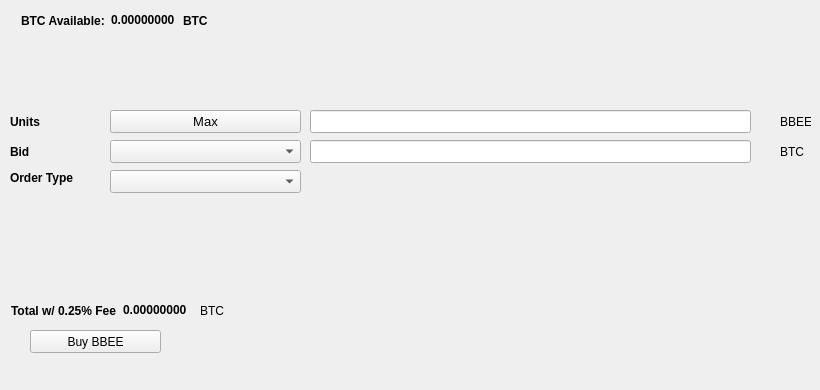
   <widget class="QWidget" name="BuyTab">
    <attribute name="title">
     <string>Buy</string>
    </attribute>
    <widget class="QPushButton" name="BuyBBEE">
     <property name="geometry">
      <rect>
       <x>30</x>
       <y>330</y>
       <width>131</width>
       <height>23</height>
      </rect>
     </property>
     <property name="text">
      <string>Buy BBEE</string>
     </property>
     <property name="icon">
      <iconset resource="../bbee.qrc">
       <normaloff>:/icons/bitcoin</normaloff>:/icons/bitcoin</iconset>
     </property>
    </widget>
    <widget class="QLabel" name="label_3">
     <property name="geometry">
      <rect>
       <x>10</x>
       <y>110</y>
       <width>46</width>
       <height>23</height>
      </rect>
     </property>
     <property name="font">
      <font>
       <weight>75</weight>
       <bold>true</bold>
      </font>
     </property>
     <property name="text">
      <string>Units</string>
     </property>
    </widget>
    <widget class="QLineEdit" name="UnitsInput">
     <property name="geometry">
      <rect>
       <x>310</x>
       <y>110</y>
       <width>441</width>
       <height>23</height>
      </rect>
     </property>
     <property name="font">
      <font>
       <pointsize>9</pointsize>
       <weight>75</weight>
       <bold>true</bold>
      </font>
     </property>
    </widget>
    <widget class="QLineEdit" name="BuyBidPriceEdit">
     <property name="geometry">
      <rect>
       <x>310</x>
       <y>140</y>
       <width>441</width>
       <height>23</height>
      </rect>
     </property>
     <property name="font">
      <font>
       <pointsize>9</pointsize>
       <weight>75</weight>
       <bold>true</bold>
      </font>
     </property>
    </widget>
    <widget class="QLabel" name="label_4">
     <property name="geometry">
      <rect>
       <x>780</x>
       <y>110</y>
       <width>31</width>
       <height>23</height>
      </rect>
     </property>
     <property name="text">
      <string>BBEE</string>
     </property>
    </widget>
    <widget class="QLabel" name="label_5">
     <property name="geometry">
      <rect>
       <x>780</x>
       <y>140</y>
       <width>31</width>
       <height>23</height>
      </rect>
     </property>
     <property name="text">
      <string>BTC</string>
     </property>
    </widget>
    <widget class="QLabel" name="label_6">
     <property name="geometry">
      <rect>
       <x>10</x>
       <y>140</y>
       <width>46</width>
       <height>23</height>
      </rect>
     </property>
     <property name="font">
      <font>
       <weight>75</weight>
       <bold>true</bold>
      </font>
     </property>
     <property name="text">
      <string>Bid</string>
     </property>
    </widget>
    <widget class="QLabel" name="label_7">
     <property name="geometry">
      <rect>
       <x>10</x>
       <y>170</y>
       <width>91</width>
       <height>16</height>
      </rect>
     </property>
     <property name="font">
      <font>
       <weight>75</weight>
       <bold>true</bold>
      </font>
     </property>
     <property name="text">
      <string>Order Type</string>
     </property>
    </widget>
    <widget class="QPushButton" name="Buy_Max_Amount">
     <property name="geometry">
      <rect>
       <x>110</x>
       <y>110</y>
       <width>191</width>
       <height>23</height>
      </rect>
     </property>
     <property name="font">
      <font>
       <pointsize>10</pointsize>
      </font>
     </property>
     <property name="text">
      <string>Max</string>
     </property>
    </widget>
    <widget class="QComboBox" name="BuyBidcomboBox">
     <property name="geometry">
      <rect>
       <x>110</x>
       <y>140</y>
       <width>191</width>
       <height>23</height>
      </rect>
     </property>
     <property name="font">
      <font>
       <pointsize>10</pointsize>
      </font>
     </property>
    </widget>
    <widget class="QComboBox" name="buyOrdertypeCombo">
     <property name="geometry">
      <rect>
       <x>110</x>
       <y>170</y>
       <width>191</width>
       <height>23</height>
      </rect>
     </property>
     <property name="font">
      <font>
       <pointsize>10</pointsize>
      </font>
     </property>
    </widget>
    <widget class="QWidget" name="layoutWidget1">
     <property name="geometry">
      <rect>
       <x>21</x>
       <y>11</y>
       <width>227</width>
       <height>19</height>
      </rect>
     </property>
     <layout class="QHBoxLayout" name="horizontalLayout_3">
      <item>
       <widget class="QLabel" name="label232">
        <property name="font">
         <font>
          <weight>75</weight>
          <bold>true</bold>
         </font>
        </property>
        <property name="text">
         <string>BTC Available:</string>
        </property>
       </widget>
      </item>
      <item>
       <widget class="QLabel" name="BtcAvailableLbl">
        <property name="palette">
         <palette>
          <active>
           <colorrole role="WindowText">
            <brush brushstyle="SolidPattern">
             <color alpha="255">
              <red>0</red>
              <green>0</green>
              <blue>0</blue>
             </color>
            </brush>
           </colorrole>
           <colorrole role="Button">
            <brush brushstyle="SolidPattern">
             <color alpha="255">
              <red>0</red>
              <green>170</green>
              <blue>0</blue>
             </color>
            </brush>
           </colorrole>
           <colorrole role="Light">
            <brush brushstyle="SolidPattern">
             <color alpha="255">
              <red>0</red>
              <green>255</green>
              <blue>0</blue>
             </color>
            </brush>
           </colorrole>
           <colorrole role="Midlight">
            <brush brushstyle="SolidPattern">
             <color alpha="255">
              <red>0</red>
              <green>212</green>
              <blue>0</blue>
             </color>
            </brush>
           </colorrole>
           <colorrole role="Dark">
            <brush brushstyle="SolidPattern">
             <color alpha="255">
              <red>0</red>
              <green>85</green>
              <blue>0</blue>
             </color>
            </brush>
           </colorrole>
           <colorrole role="Mid">
            <brush brushstyle="SolidPattern">
             <color alpha="255">
              <red>0</red>
              <green>113</green>
              <blue>0</blue>
             </color>
            </brush>
           </colorrole>
           <colorrole role="Text">
            <brush brushstyle="SolidPattern">
             <color alpha="255">
              <red>0</red>
              <green>170</green>
              <blue>0</blue>
             </color>
            </brush>
           </colorrole>
           <colorrole role="BrightText">
            <brush brushstyle="SolidPattern">
             <color alpha="255">
              <red>255</red>
              <green>255</green>
              <blue>255</blue>
             </color>
            </brush>
           </colorrole>
           <colorrole role="ButtonText">
            <brush brushstyle="SolidPattern">
             <color alpha="255">
              <red>0</red>
              <green>0</green>
              <blue>0</blue>
             </color>
            </brush>
           </colorrole>
           <colorrole role="Base">
            <brush brushstyle="SolidPattern">
             <color alpha="255">
              <red>255</red>
              <green>255</green>
              <blue>255</blue>
             </color>
            </brush>
           </colorrole>
           <colorrole role="Window">
            <brush brushstyle="SolidPattern">
             <color alpha="255">
              <red>0</red>
              <green>170</green>
              <blue>0</blue>
             </color>
            </brush>
           </colorrole>
           <colorrole role="Shadow">
            <brush brushstyle="SolidPattern">
             <color alpha="255">
              <red>0</red>
              <green>0</green>
              <blue>0</blue>
             </color>
            </brush>
           </colorrole>
           <colorrole role="AlternateBase">
            <brush brushstyle="SolidPattern">
             <color alpha="255">
              <red>127</red>
              <green>212</green>
              <blue>127</blue>
             </color>
            </brush>
           </colorrole>
           <colorrole role="ToolTipBase">
            <brush brushstyle="SolidPattern">
             <color alpha="255">
              <red>255</red>
              <green>255</green>
              <blue>220</blue>
             </color>
            </brush>
           </colorrole>
           <colorrole role="ToolTipText">
            <brush brushstyle="SolidPattern">
             <color alpha="255">
              <red>0</red>
              <green>0</green>
              <blue>0</blue>
             </color>
            </brush>
           </colorrole>
          </active>
          <inactive>
           <colorrole role="WindowText">
            <brush brushstyle="SolidPattern">
             <color alpha="255">
              <red>0</red>
              <green>0</green>
              <blue>0</blue>
             </color>
            </brush>
           </colorrole>
           <colorrole role="Button">
            <brush brushstyle="SolidPattern">
             <color alpha="255">
              <red>0</red>
              <green>170</green>
              <blue>0</blue>
             </color>
            </brush>
           </colorrole>
           <colorrole role="Light">
            <brush brushstyle="SolidPattern">
             <color alpha="255">
              <red>0</red>
              <green>255</green>
              <blue>0</blue>
             </color>
            </brush>
           </colorrole>
           <colorrole role="Midlight">
            <brush brushstyle="SolidPattern">
             <color alpha="255">
              <red>0</red>
              <green>212</green>
              <blue>0</blue>
             </color>
            </brush>
           </colorrole>
           <colorrole role="Dark">
            <brush brushstyle="SolidPattern">
             <color alpha="255">
              <red>0</red>
              <green>85</green>
              <blue>0</blue>
             </color>
            </brush>
           </colorrole>
           <colorrole role="Mid">
            <brush brushstyle="SolidPattern">
             <color alpha="255">
              <red>0</red>
              <green>113</green>
              <blue>0</blue>
             </color>
            </brush>
           </colorrole>
           <colorrole role="Text">
            <brush brushstyle="SolidPattern">
             <color alpha="255">
              <red>0</red>
              <green>170</green>
              <blue>0</blue>
             </color>
            </brush>
           </colorrole>
           <colorrole role="BrightText">
            <brush brushstyle="SolidPattern">
             <color alpha="255">
              <red>255</red>
              <green>255</green>
              <blue>255</blue>
             </color>
            </brush>
           </colorrole>
           <colorrole role="ButtonText">
            <brush brushstyle="SolidPattern">
             <color alpha="255">
              <red>0</red>
              <green>0</green>
              <blue>0</blue>
             </color>
            </brush>
           </colorrole>
           <colorrole role="Base">
            <brush brushstyle="SolidPattern">
             <color alpha="255">
              <red>255</red>
              <green>255</green>
              <blue>255</blue>
             </color>
            </brush>
           </colorrole>
           <colorrole role="Window">
            <brush brushstyle="SolidPattern">
             <color alpha="255">
              <red>0</red>
              <green>170</green>
              <blue>0</blue>
             </color>
            </brush>
           </colorrole>
           <colorrole role="Shadow">
            <brush brushstyle="SolidPattern">
             <color alpha="255">
              <red>0</red>
              <green>0</green>
              <blue>0</blue>
             </color>
            </brush>
           </colorrole>
           <colorrole role="AlternateBase">
            <brush brushstyle="SolidPattern">
             <color alpha="255">
              <red>127</red>
              <green>212</green>
              <blue>127</blue>
             </color>
            </brush>
           </colorrole>
           <colorrole role="ToolTipBase">
            <brush brushstyle="SolidPattern">
             <color alpha="255">
              <red>255</red>
              <green>255</green>
              <blue>220</blue>
             </color>
            </brush>
           </colorrole>
           <colorrole role="ToolTipText">
            <brush brushstyle="SolidPattern">
             <color alpha="255">
              <red>0</red>
              <green>0</green>
              <blue>0</blue>
             </color>
            </brush>
           </colorrole>
          </inactive>
          <disabled>
           <colorrole role="WindowText">
            <brush brushstyle="SolidPattern">
             <color alpha="255">
              <red>0</red>
              <green>85</green>
              <blue>0</blue>
             </color>
            </brush>
           </colorrole>
           <colorrole role="Button">
            <brush brushstyle="SolidPattern">
             <color alpha="255">
              <red>0</red>
              <green>170</green>
              <blue>0</blue>
             </color>
            </brush>
           </colorrole>
           <colorrole role="Light">
            <brush brushstyle="SolidPattern">
             <color alpha="255">
              <red>0</red>
              <green>255</green>
              <blue>0</blue>
             </color>
            </brush>
           </colorrole>
           <colorrole role="Midlight">
            <brush brushstyle="SolidPattern">
             <color alpha="255">
              <red>0</red>
              <green>212</green>
              <blue>0</blue>
             </color>
            </brush>
           </colorrole>
           <colorrole role="Dark">
            <brush brushstyle="SolidPattern">
             <color alpha="255">
              <red>0</red>
              <green>85</green>
              <blue>0</blue>
             </color>
            </brush>
           </colorrole>
           <colorrole role="Mid">
            <brush brushstyle="SolidPattern">
             <color alpha="255">
              <red>0</red>
              <green>113</green>
              <blue>0</blue>
             </color>
            </brush>
           </colorrole>
           <colorrole role="Text">
            <brush brushstyle="SolidPattern">
             <color alpha="255">
              <red>0</red>
              <green>85</green>
              <blue>0</blue>
             </color>
            </brush>
           </colorrole>
           <colorrole role="BrightText">
            <brush brushstyle="SolidPattern">
             <color alpha="255">
              <red>255</red>
              <green>255</green>
              <blue>255</blue>
             </color>
            </brush>
           </colorrole>
           <colorrole role="ButtonText">
            <brush brushstyle="SolidPattern">
             <color alpha="255">
              <red>0</red>
              <green>85</green>
              <blue>0</blue>
             </color>
            </brush>
           </colorrole>
           <colorrole role="Base">
            <brush brushstyle="SolidPattern">
             <color alpha="255">
              <red>0</red>
              <green>170</green>
              <blue>0</blue>
             </color>
            </brush>
           </colorrole>
           <colorrole role="Window">
            <brush brushstyle="SolidPattern">
             <color alpha="255">
              <red>0</red>
              <green>170</green>
              <blue>0</blue>
             </color>
            </brush>
           </colorrole>
           <colorrole role="Shadow">
            <brush brushstyle="SolidPattern">
             <color alpha="255">
              <red>0</red>
              <green>0</green>
              <blue>0</blue>
             </color>
            </brush>
           </colorrole>
           <colorrole role="AlternateBase">
            <brush brushstyle="SolidPattern">
             <color alpha="255">
              <red>0</red>
              <green>170</green>
              <blue>0</blue>
             </color>
            </brush>
           </colorrole>
           <colorrole role="ToolTipBase">
            <brush brushstyle="SolidPattern">
             <color alpha="255">
              <red>255</red>
              <green>255</green>
              <blue>220</blue>
             </color>
            </brush>
           </colorrole>
           <colorrole role="ToolTipText">
            <brush brushstyle="SolidPattern">
             <color alpha="255">
              <red>0</red>
              <green>0</green>
              <blue>0</blue>
             </color>
            </brush>
           </colorrole>
          </disabled>
         </palette>
        </property>
        <property name="font">
         <font>
          <weight>75</weight>
          <bold>true</bold>
         </font>
        </property>
        <property name="text">
         <string>0.00000000</string>
        </property>
        <property name="textInteractionFlags">
         <set>Qt::LinksAccessibleByMouse|Qt::TextSelectableByKeyboard|Qt::TextSelectableByMouse</set>
        </property>
       </widget>
      </item>
      <item>
       <widget class="QLabel" name="BtcAvailableLbl_2">
        <property name="font">
         <font>
          <weight>75</weight>
          <bold>true</bold>
         </font>
        </property>
        <property name="text">
         <string>BTC</string>
        </property>
       </widget>
      </item>
     </layout>
    </widget>
    <widget class="QWidget" name="layoutWidge2">
     <property name="geometry">
      <rect>
       <x>11</x>
       <y>301</y>
       <width>259</width>
       <height>19</height>
      </rect>
     </property>
     <layout class="QHBoxLayout" name="horizontalLayout_4">
      <item>
       <widget class="QLabel" name="label_9">
        <property name="font">
         <font>
          <weight>75</weight>
          <bold>true</bold>
         </font>
        </property>
        <property name="text">
         <string>Total w/ 0.25% Fee</string>
        </property>
       </widget>
      </item>
      <item>
       <widget class="QLabel" name="BuyCostLabel">
        <property name="palette">
         <palette>
          <active>
           <colorrole role="WindowText">
            <brush brushstyle="SolidPattern">
             <color alpha="255">
              <red>0</red>
              <green>0</green>
              <blue>0</blue>
             </color>
            </brush>
           </colorrole>
           <colorrole role="Button">
            <brush brushstyle="SolidPattern">
             <color alpha="255">
              <red>0</red>
              <green>170</green>
              <blue>0</blue>
             </color>
            </brush>
           </colorrole>
           <colorrole role="Light">
            <brush brushstyle="SolidPattern">
             <color alpha="255">
              <red>0</red>
              <green>255</green>
              <blue>0</blue>
             </color>
            </brush>
           </colorrole>
           <colorrole role="Midlight">
            <brush brushstyle="SolidPattern">
             <color alpha="255">
              <red>0</red>
              <green>212</green>
              <blue>0</blue>
             </color>
            </brush>
           </colorrole>
           <colorrole role="Dark">
            <brush brushstyle="SolidPattern">
             <color alpha="255">
              <red>0</red>
              <green>85</green>
              <blue>0</blue>
             </color>
            </brush>
           </colorrole>
           <colorrole role="Mid">
            <brush brushstyle="SolidPattern">
             <color alpha="255">
              <red>0</red>
              <green>113</green>
              <blue>0</blue>
             </color>
            </brush>
           </colorrole>
           <colorrole role="Text">
            <brush brushstyle="SolidPattern">
             <color alpha="255">
              <red>0</red>
              <green>170</green>
              <blue>0</blue>
             </color>
            </brush>
           </colorrole>
           <colorrole role="BrightText">
            <brush brushstyle="SolidPattern">
             <color alpha="255">
              <red>255</red>
              <green>255</green>
              <blue>255</blue>
             </color>
            </brush>
           </colorrole>
           <colorrole role="ButtonText">
            <brush brushstyle="SolidPattern">
             <color alpha="255">
              <red>0</red>
              <green>0</green>
              <blue>0</blue>
             </color>
            </brush>
           </colorrole>
           <colorrole role="Base">
            <brush brushstyle="SolidPattern">
             <color alpha="255">
              <red>255</red>
              <green>255</green>
              <blue>255</blue>
             </color>
            </brush>
           </colorrole>
           <colorrole role="Window">
            <brush brushstyle="SolidPattern">
             <color alpha="255">
              <red>0</red>
              <green>170</green>
              <blue>0</blue>
             </color>
            </brush>
           </colorrole>
           <colorrole role="Shadow">
            <brush brushstyle="SolidPattern">
             <color alpha="255">
              <red>0</red>
              <green>0</green>
              <blue>0</blue>
             </color>
            </brush>
           </colorrole>
           <colorrole role="AlternateBase">
            <brush brushstyle="SolidPattern">
             <color alpha="255">
              <red>127</red>
              <green>212</green>
              <blue>127</blue>
             </color>
            </brush>
           </colorrole>
           <colorrole role="ToolTipBase">
            <brush brushstyle="SolidPattern">
             <color alpha="255">
              <red>255</red>
              <green>255</green>
              <blue>220</blue>
             </color>
            </brush>
           </colorrole>
           <colorrole role="ToolTipText">
            <brush brushstyle="SolidPattern">
             <color alpha="255">
              <red>0</red>
              <green>0</green>
              <blue>0</blue>
             </color>
            </brush>
           </colorrole>
          </active>
          <inactive>
           <colorrole role="WindowText">
            <brush brushstyle="SolidPattern">
             <color alpha="255">
              <red>0</red>
              <green>0</green>
              <blue>0</blue>
             </color>
            </brush>
           </colorrole>
           <colorrole role="Button">
            <brush brushstyle="SolidPattern">
             <color alpha="255">
              <red>0</red>
              <green>170</green>
              <blue>0</blue>
             </color>
            </brush>
           </colorrole>
           <colorrole role="Light">
            <brush brushstyle="SolidPattern">
             <color alpha="255">
              <red>0</red>
              <green>255</green>
              <blue>0</blue>
             </color>
            </brush>
           </colorrole>
           <colorrole role="Midlight">
            <brush brushstyle="SolidPattern">
             <color alpha="255">
              <red>0</red>
              <green>212</green>
              <blue>0</blue>
             </color>
            </brush>
           </colorrole>
           <colorrole role="Dark">
            <brush brushstyle="SolidPattern">
             <color alpha="255">
              <red>0</red>
              <green>85</green>
              <blue>0</blue>
             </color>
            </brush>
           </colorrole>
           <colorrole role="Mid">
            <brush brushstyle="SolidPattern">
             <color alpha="255">
              <red>0</red>
              <green>113</green>
              <blue>0</blue>
             </color>
            </brush>
           </colorrole>
           <colorrole role="Text">
            <brush brushstyle="SolidPattern">
             <color alpha="255">
              <red>0</red>
              <green>170</green>
              <blue>0</blue>
             </color>
            </brush>
           </colorrole>
           <colorrole role="BrightText">
            <brush brushstyle="SolidPattern">
             <color alpha="255">
              <red>255</red>
              <green>255</green>
              <blue>255</blue>
             </color>
            </brush>
           </colorrole>
           <colorrole role="ButtonText">
            <brush brushstyle="SolidPattern">
             <color alpha="255">
              <red>0</red>
              <green>0</green>
              <blue>0</blue>
             </color>
            </brush>
           </colorrole>
           <colorrole role="Base">
            <brush brushstyle="SolidPattern">
             <color alpha="255">
              <red>255</red>
              <green>255</green>
              <blue>255</blue>
             </color>
            </brush>
           </colorrole>
           <colorrole role="Window">
            <brush brushstyle="SolidPattern">
             <color alpha="255">
              <red>0</red>
              <green>170</green>
              <blue>0</blue>
             </color>
            </brush>
           </colorrole>
           <colorrole role="Shadow">
            <brush brushstyle="SolidPattern">
             <color alpha="255">
              <red>0</red>
              <green>0</green>
              <blue>0</blue>
             </color>
            </brush>
           </colorrole>
           <colorrole role="AlternateBase">
            <brush brushstyle="SolidPattern">
             <color alpha="255">
              <red>127</red>
              <green>212</green>
              <blue>127</blue>
             </color>
            </brush>
           </colorrole>
           <colorrole role="ToolTipBase">
            <brush brushstyle="SolidPattern">
             <color alpha="255">
              <red>255</red>
              <green>255</green>
              <blue>220</blue>
             </color>
            </brush>
           </colorrole>
           <colorrole role="ToolTipText">
            <brush brushstyle="SolidPattern">
             <color alpha="255">
              <red>0</red>
              <green>0</green>
              <blue>0</blue>
             </color>
            </brush>
           </colorrole>
          </inactive>
          <disabled>
           <colorrole role="WindowText">
            <brush brushstyle="SolidPattern">
             <color alpha="255">
              <red>0</red>
              <green>85</green>
              <blue>0</blue>
             </color>
            </brush>
           </colorrole>
           <colorrole role="Button">
            <brush brushstyle="SolidPattern">
             <color alpha="255">
              <red>0</red>
              <green>170</green>
              <blue>0</blue>
             </color>
            </brush>
           </colorrole>
           <colorrole role="Light">
            <brush brushstyle="SolidPattern">
             <color alpha="255">
              <red>0</red>
              <green>255</green>
              <blue>0</blue>
             </color>
            </brush>
           </colorrole>
           <colorrole role="Midlight">
            <brush brushstyle="SolidPattern">
             <color alpha="255">
              <red>0</red>
              <green>212</green>
              <blue>0</blue>
             </color>
            </brush>
           </colorrole>
           <colorrole role="Dark">
            <brush brushstyle="SolidPattern">
             <color alpha="255">
              <red>0</red>
              <green>85</green>
              <blue>0</blue>
             </color>
            </brush>
           </colorrole>
           <colorrole role="Mid">
            <brush brushstyle="SolidPattern">
             <color alpha="255">
              <red>0</red>
              <green>113</green>
              <blue>0</blue>
             </color>
            </brush>
           </colorrole>
           <colorrole role="Text">
            <brush brushstyle="SolidPattern">
             <color alpha="255">
              <red>0</red>
              <green>85</green>
              <blue>0</blue>
             </color>
            </brush>
           </colorrole>
           <colorrole role="BrightText">
            <brush brushstyle="SolidPattern">
             <color alpha="255">
              <red>255</red>
              <green>255</green>
              <blue>255</blue>
             </color>
            </brush>
           </colorrole>
           <colorrole role="ButtonText">
            <brush brushstyle="SolidPattern">
             <color alpha="255">
              <red>0</red>
              <green>85</green>
              <blue>0</blue>
             </color>
            </brush>
           </colorrole>
           <colorrole role="Base">
            <brush brushstyle="SolidPattern">
             <color alpha="255">
              <red>0</red>
              <green>170</green>
              <blue>0</blue>
             </color>
            </brush>
           </colorrole>
           <colorrole role="Window">
            <brush brushstyle="SolidPattern">
             <color alpha="255">
              <red>0</red>
              <green>170</green>
              <blue>0</blue>
             </color>
            </brush>
           </colorrole>
           <colorrole role="Shadow">
            <brush brushstyle="SolidPattern">
             <color alpha="255">
              <red>0</red>
              <green>0</green>
              <blue>0</blue>
             </color>
            </brush>
           </colorrole>
           <colorrole role="AlternateBase">
            <brush brushstyle="SolidPattern">
             <color alpha="255">
              <red>0</red>
              <green>170</green>
              <blue>0</blue>
             </color>
            </brush>
           </colorrole>
           <colorrole role="ToolTipBase">
            <brush brushstyle="SolidPattern">
             <color alpha="255">
              <red>255</red>
              <green>255</green>
              <blue>220</blue>
             </color>
            </brush>
           </colorrole>
           <colorrole role="ToolTipText">
            <brush brushstyle="SolidPattern">
             <color alpha="255">
              <red>0</red>
              <green>0</green>
              <blue>0</blue>
             </color>
            </brush>
           </colorrole>
          </disabled>
         </palette>
        </property>
        <property name="font">
         <font>
          <weight>75</weight>
          <bold>true</bold>
         </font>
        </property>
        <property name="autoFillBackground">
         <bool>false</bool>
        </property>
        <property name="text">
         <string>0.00000000</string>
        </property>
        <property name="textInteractionFlags">
         <set>Qt::LinksAccessibleByMouse|Qt::TextSelectableByMouse</set>
        </property>
       </widget>
      </item>
      <item>
       <widget class="QLabel" name="label_10">
        <property name="font">
         <font>
          <weight>50</weight>
          <bold>false</bold>
         </font>
        </property>
        <property name="text">
         <string>BTC</string>
        </property>
       </widget>
      </item>
     </layout>
    </widget>
    <widget class="QLabel" name="label_24">
     <property name="geometry">
      <rect>
       <x>460</x>
       <y>300</y>
       <width>281</width>
       <height>81</height>
      </rect>
     </property>
     <property name="text">
      <string/>
     </property>
     <property name="pixmap">
      <pixmap>:/images/bittrex</pixmap>
     </property>
    </widget>
   </widget>
